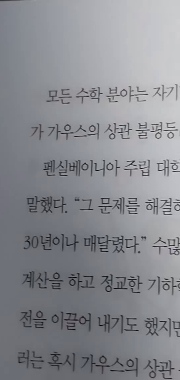
#> input picture tests/frame.png, 180 x 380 px, found by its file name
$ jupyter execute --allow-errors imageSplit.ipynb
#> lines starting #> are read from the running program, lines starting #| are printed output that depends on the picture; after the words box and inside, x2 and y2 are one past the last pixel; in counts of white or black regions, pixels touching at a corner belong together
# 0. 이미지 전처리
더 나은 성능을 위해 전처리를 진행합니다
- 흑백으로 전환

# 1. 적응형 한계점

[cell 1]
import cv2 as cv
import matplotlib.pyplot as plt

[cell 2]
def imshow(arr):
    plt.imshow(cv.cvtColor(arr, cv.COLOR_BGR2RGB))

[cell 3]
originalImage = cv.imread(r'E:\GithubProjects\HIDDEN\ImageFromVideo\tests\frame.png')
#> originalImage is the input picture: shape (380, 180, 3); mean B, G, R 144.5, 139, 137.7
img = cv.cvtColor(originalImage, cv.COLOR_BGR2GRAY)
imshow(img)

[cell 4]
_,dst = cv.threshold(img, 0, 255, cv.THRESH_BINARY + cv.THRESH_OTSU)
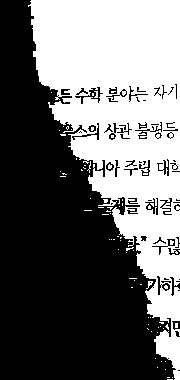
#> dst: shape (380, 180); 42.3% white; 75 white regions (73 under 20 px), largest, box (x1, y1, x2, y2) and area: (28, 0, 180, 380) 28551, (146, 281, 153, 289) 23
imshow(dst)

[cell 5]
blur = cv.GaussianBlur(img, (5, 5), 0)
imshow(blur)

[cell 6]
_,dst2 = cv.threshold(blur, 0, 255, cv.THRESH_BINARY + cv.THRESH_OTSU)
#> dst2: shape (380, 180); 39.7% white; 21 white regions (18 under 20 px), largest, box (x1, y1, x2, y2) and area: (31, 0, 180, 285) 25687, (147, 286, 180, 321) 821, (156, 330, 180, 380) 612
imshow(dst2)

[cell 7]
th2 = cv.adaptiveThreshold(img,255,cv.ADAPTIVE_THRESH_MEAN_C,\
cv.THRESH_BINARY,15,2)
#> th2: shape (380, 180); 89.8% white; black in thin lines or dots
th3 = cv.adaptiveThreshold(img,255,cv.ADAPTIVE_THRESH_GAUSSIAN_C,\
cv.THRESH_BINARY,15,2)
#> th3: shape (380, 180); 90.7% white; black in thin lines or dots

[cell 8]
imshow(th2)

[cell 9]
imshow(th3)

# 2. 가우시안 블러와 적응형 한계점

# gaussian blur -> adaptive

[cell 10]
blur = cv.GaussianBlur(img, (3, 3), 0)
th3 = cv.adaptiveThreshold(blur,255,cv.ADAPTIVE_THRESH_GAUSSIAN_C,\
cv.THRESH_BINARY,15,2)
#> th3: shape (380, 180); 87.6% white; black in thin lines or dots
imshow(th3)

gaussian -> adaptive -> erosion

[cell 11]
a = cv.GaussianBlur(img, (3, 3), 0)
# a = img.copy()
a = cv.adaptiveThreshold(a,255,cv.ADAPTIVE_THRESH_GAUSSIAN_C,\
cv.THRESH_BINARY,15,2)
k = cv.getStructuringElement(cv.MORPH_RECT, (1,1))
a = cv.dilate(a, k)
clearImage1 = a
imshow(clearImage1)

[cell 12]
b = cv.adaptiveThreshold(img,255,cv.ADAPTIVE_THRESH_GAUSSIAN_C,\
cv.THRESH_BINARY,15,2)
k = cv.getStructuringElement(cv.MORPH_RECT, (1,1))
b = cv.dilate(b, k)
clearImage2 = b
imshow(b)

# 3. 텍스트 영역 전처리와 추출

# Image Cut

[cell 13]
import numpy as np

[cell 14]
gray = cv.cvtColor(originalImage, cv.COLOR_BGR2GRAY)
(H, W) = gray.shape
#> H = 380; W = 180

rectKernel = cv.getStructuringElement(cv.MORPH_RECT, (30, 20))
# sqKernel = cv.getStructuringElement(cv.MORPH_RECT, (50, 21))

gray = cv.GaussianBlur(gray, (11, 11), 0)
blackhat = cv.morphologyEx(gray, cv.MORPH_BLACKHAT, rectKernel)
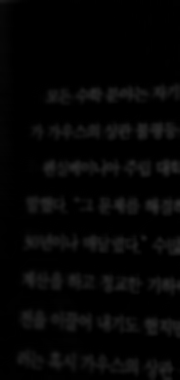
#> blackhat: shape (380, 180); min 0, max 44, mean 5

grad = cv.Sobel(blackhat, ddepth=cv.CV_32F, dx=1, dy=0, ksize=-1)
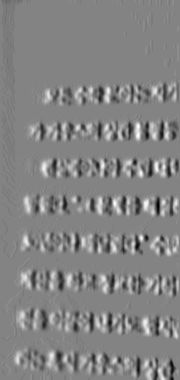
#> grad: shape (380, 180) float32; min -250, max 234, mean 0.7; drawn with min black and max white
grad = np.absolute(grad)
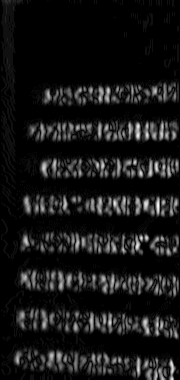
#> grad: shape (380, 180) float32; min 0, max 250, mean 21.7
(minVal, maxVal) = (np.min(grad), np.max(grad))
#> minVal = 0; maxVal = 250
grad = (grad - minVal) / (maxVal - minVal)
grad = (grad * 255).astype("uint8")

grad = cv.morphologyEx(grad, cv.MORPH_CLOSE, rectKernel)
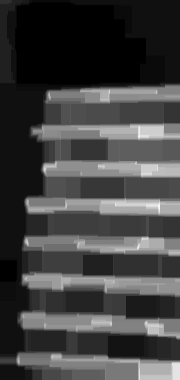
#> grad: shape (380, 180); min 0, max 255, mean 65.5
thresh = cv.threshold(grad, 0, 255, cv.THRESH_BINARY | cv.THRESH_OTSU)[1]
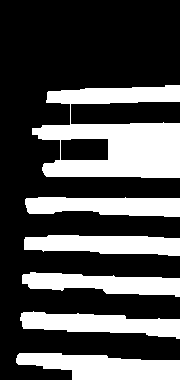
#> thresh: shape (380, 180); 31.5% white; 6 white regions, box (x1, y1, x2, y2) and area: (32, 85, 180, 178) 8087, (16, 353, 180, 380) 3160, (20, 311, 180, 339) 2690, (24, 235, 180, 256) 2566, (25, 197, 180, 217) 2517, (22, 272, 180, 297) 2510

[cell 15]
imshow(thresh)

[cell 16]
def addIt(arr : np.ndarray, size : tuple):
	k = cv.getStructuringElement(cv.MORPH_RECT, size)
	return cv.dilate(arr, k)

def subtractIt(arr : np.ndarray, size : tuple):
#> called with size = (2, 2)
	k = cv.getStructuringElement(cv.MORPH_RECT, size)
	return cv.erode(arr, k)
#> returned value: shape (380, 180); 29.5% white; 7 white regions, largest, box (x1, y1, x2, y2) and area: (33, 124, 180, 178) 5780, (17, 354, 180, 380) 2970, (21, 313, 180, 339) 2501

[cell 17]
maskImage = addIt(subtractIt(thresh, (2, 2)), (10, 10))
#> in addIt, `return cv.dilate(arr, k)`: returned value: shape (380, 180); 45.3% white; 7 white regions, largest, box (x1, y1, x2, y2) and area: (29, 120, 180, 183) 7958, (17, 309, 180, 344) 4125, (13, 350, 180, 380) 4057
imshow(maskImage)

[cell 18]
imshow(maskImage & clearImage1)
#> in imshow (call 12), `plt.imshow(cv.cvtColor(arr, cv.COLOR_BGR2RGB))`: arr: shape (380, 180); 33% white; 81 white regions (70 under 20 px), largest, box (x1, y1, x2, y2) and area: (29, 120, 180, 183) 5801, (13, 350, 180, 380) 2899, (17, 309, 180, 344) 2832

[cell 19]
imshow(maskImage & clearImage2)
#> in imshow (call 13), `plt.imshow(cv.cvtColor(arr, cv.COLOR_BGR2RGB))`:
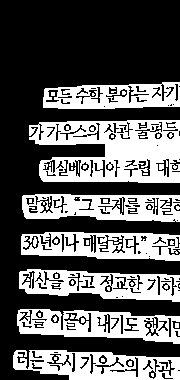
#> arr: shape (380, 180); 36.4% white; 46 white regions (35 under 20 px), largest, box (x1, y1, x2, y2) and area: (29, 120, 180, 183) 6485, (13, 350, 180, 380) 3176, (17, 309, 180, 344) 3158

[cell 20]
np.full((clearImage2.shape), 255, dtype=np.uint16)

[cell 21]
dst = np.full((clearImage2.shape), 255, dtype=np.uint16)
mask = maskImage
src = clearImage2
idx = (mask!=0)
dst[idx] = src[idx]
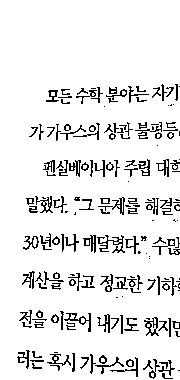
#> dst: shape (380, 180) uint16; 91% white; black in thin lines or dots, all inside (x1, y1, x2, y2) = (17, 84, 180, 379)

[cell 22]
convertedImage = dst

[cell 23]
imshow(convertedImage)

[cell 24]
from PIL import Image
im = Image.fromarray(np.uint8(convertedImage))
im.save("./tests/clearImage.png")

# 4. 테서렉트 테스트

[cell 25]
import pytesseract
from PIL import Image
pytesseract.pytesseract.tesseract_cmd = r"C:\Program Files\Tesseract-OCR\tesseract.exe"
pytesseract.__version__

[cell 26]
import matplotlib.pyplot as plt
import matplotlib.patches as patches

[cell 27]
def showText(img, config:str):
	pointDatas = pytesseract.image_to_boxes(img, config=config)

	fig, ax = plt.subplots(figsize=(10, 7))
	ax.imshow(cv.cvtColor(img, cv.COLOR_BGR2RGB))
	h, w = img.shape[:2]
	outputText = ""
	for data in pointDatas.split(' 0\n'):
		try:
			a,b,c,d,e=data.split(' ')
		except:
			break
		txt, x1, y1, x2, y2 = data.split(' ')
		x1 = int(x1)
		y1 = h - int(y1)
		x2 = int(x2)
		y2 = h - int(y2)

		outputText += txt
		rect = patches.Rectangle((x1, y1), x2-x1, y2-y1, linewidth=1, edgecolor='r', facecolor='none')
		ax.add_patch(rect)
		ax.text(x1, y1, txt, {"family" : "Gulim", "color" : "red", "size":16})
	print(outputText)

[cell 28]
showText(maskImage & clearImage2, config=('-l kor --oem 3 --psm 11'))
#> (the call stopped at in showText, `pointDatas = pytesseract.image_to_boxes(img, config=config)`: pytesseract is not available in this run)

psm 값 1, 3, 4, 6, 7, 8, 9, 10, 13 이 적절

[cell 29]
showText(cv.imread(r"E:\GithubProjects\HIDDEN\ImageFromVideo\tests\piece.png"),
         ('-l kor --oem 3 --psm 13'))
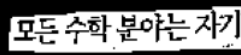
#> input picture tests/piece.png, 241 x 55 px, found by its file name
#> (the call stopped at in showText, `pointDatas = pytesseract.image_to_boxes(img, config=config)`: pytesseract is not available in this run)

# 5. OCR 성능을 높이기 위한 이미지 자르기

[cell 30]
import numpy as np

def getBoundedImages(targetImage, maskImage, showImage = False):
#> called with showImage = True
	targetImage = maskImage & targetImage
	img = cv.cvtColor(maskImage.astype(np.uint8), cv.COLOR_GRAY2BGR)
	gray = cv.cvtColor(img, cv.COLOR_BGR2GRAY)

	if showImage:
		fig, ax = plt.subplots(figsize=(10, 7))
		ax.imshow(cv.cvtColor(targetImage, cv.COLOR_BGR2RGB))

	cutImage = []
	contours, hierarchy = cv.findContours(gray, cv.RETR_EXTERNAL, cv.CHAIN_APPROX_SIMPLE)
#> contours = 7 contours; box (x1, y1, x2, y2) and area: (29, 120, 180, 183) 7687, (17, 309, 180, 344) 3936, (13, 350, 180, 380) 3868, (19, 269, 180, 302) 3741, (21, 232, 180, 261) 3734, (22, 194, 180, 222) 3688, (43, 82, 180, 109) 3002
	for contour in contours:
		x, y, w, h = cv.boundingRect(contour)

		# img = cv.drawContours(img, [contour], -1, (0, 0, 255), 2)
		# cv.rectangle(img, (x,y), (x+w,y+h), (0, 255, 0), 2)
		if showImage:
			rect = patches.Rectangle((x, y), w, h, linewidth=2, edgecolor="red", facecolor='none')
			ax.add_patch(rect)
		cutImage.append(targetImage[y:y+h,x:x+w])
#> this loop made 7 passes
#> (x, y, w, h) on passes 1 to 7: (13, 350, 167, 30), (17, 309, 163, 35), (19, 269, 161, 33), (21, 232, 159, 29), (22, 194, 158, 28), (29, 120, 151, 63), (43, 82, 137, 27)
#> after the loop, cutImage = 7 items
	cutImage = np.array(cutImage)
	return cutImage

#> (a cell that did not finish here is left out)

#> (a cell that did not finish here is left out)

역 정렬 되어있음

#> (a cell that did not finish here is left out)

#> (a cell that did not finish here is left out)

정렬 잘 됨

#> (a cell that did not finish here is left out)

#> (a cell that did not finish here is left out)

이처럼 2줄이 될 경우 psm 값을 변경해야함

#> (a cell that did not finish here is left out)

흠????????????

ㅇ.. 저런 경우를 컷 해야 되는 것이다

height 를 비교해주자

[cell 38]
heights = []
#> (the rest of this cell did not finish here and is left out)

[cell 39]
heights

[cell 40]
np.median(heights)

[cell 41]
plt.plot(heights)
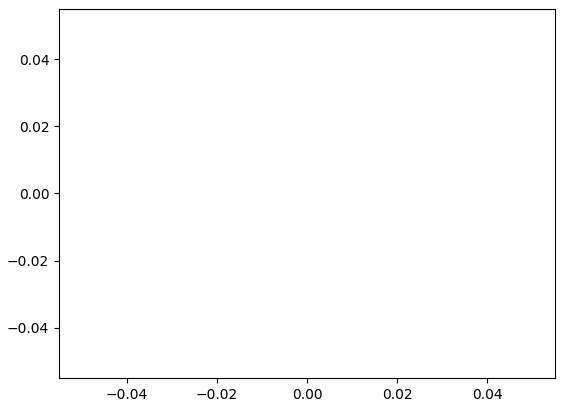
#> figure drawn by matplotlib, 1 panel
